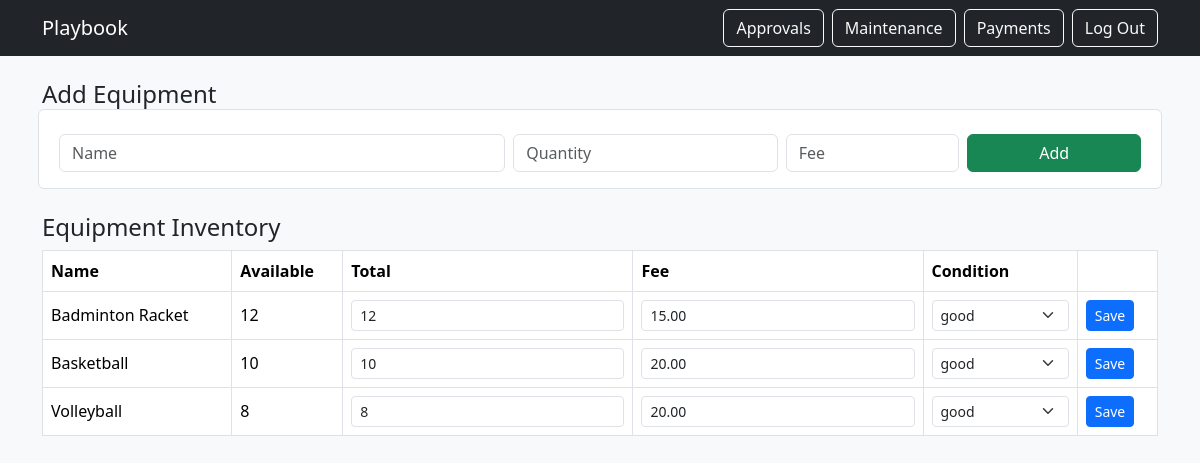
/admin_equipment.php (signed in), run on the app's committed database.
### tables this page shows
CREATE TABLE equipment (
  equipment_id   INT AUTO_INCREMENT PRIMARY KEY,
  equipment_name VARCHAR(100) NOT NULL,
  total_quantity INT NOT NULL DEFAULT 0,
  available_qty  INT NOT NULL DEFAULT 0,
  equipment_condition ENUM('good','fair','damaged') NOT NULL DEFAULT 'good',
  rental_fee     DECIMAL(10,2) NOT NULL DEFAULT 0
);

### admin_equipment.php (the view, shortened to what this page needs)
<?php
include 'auth.php';
$items = $conn->query("SELECT * FROM equipment ORDER BY equipment_name");
?>
<!DOCTYPE html>
<html lang="en">
<head>
  <link href="https://cdn.jsdelivr.net/npm/bootstrap@5.3.3/dist/css/bootstrap.min.css" rel="stylesheet">
</head>
<body class="bg-light">
<nav class="navbar navbar-dark bg-dark mb-4">
  <div class="container">
    <a class="navbar-brand" href="index.php">Playbook</a>
    <div class="d-flex gap-2">
      <a class="btn btn-outline-light" href="admin_approvals.php">Approvals</a>
      <a class="btn btn-outline-light" href="maintenance.php">Maintenance</a>
      <a class="btn btn-outline-light" href="admin_payments.php">Payments</a>
      <a class="btn btn-outline-light" href="logout.php">Log Out</a>
    </div>
  </div>
</nav>
<div class="container">
  <h4>Add Equipment</h4>
  <form method="POST" class="row g-2 bg-white p-3 border rounded mb-4">
    <div class="col-md-5"><input type="text" name="equipment_name" class="form-control" placeholder="Name" required></div>
    <div class="col-md-3"><input type="number" name="total_quantity" class="form-control" placeholder="Quantity" min="0" required></div>
    <div class="col-md-2"><input type="number" step="0.01" name="rental_fee" class="form-control" placeholder="Fee" min="0" required></div>
    <div class="col-md-2"><button class="btn btn-success w-100">Add</button></div>
  </form>
  <h4>Equipment Inventory</h4>
  <table class="table table-bordered bg-white align-middle">
    <thead><tr><th>Name</th><th>Available</th><th>Total</th><th>Fee</th><th>Condition</th><th></th></tr></thead>
    <tbody>
    <?php while ($e = $items->fetch_assoc()): ?>
      <tr>
        <form method="POST">
          <td><?= htmlspecialchars($e['equipment_name']) ?></td>
          <td><?= $e['available_qty'] ?></td>
          <td><input type="number" name="total_quantity" value="<?= $e['total_quantity'] ?>" min="0" class="form-control form-control-sm"></td>
          <td><input type="number" step="0.01" name="rental_fee" value="<?= $e['rental_fee'] ?>" min="0" class="form-control form-control-sm"></td>
          <td>
            <select name="equipment_condition" class="form-select form-select-sm">
              <?php foreach (['good', 'fair', 'damaged'] as $c): ?>
                <option value="<?= $c ?>" <?= $e['equipment_condition'] === $c ? 'selected' : '' ?>><?= $c ?></option>
              <?php endforeach; ?>
            </select>
          </td>
          <td><button class="btn btn-primary btn-sm">Save</button></td>
        </form>
      </tr>
    <?php endwhile; ?>
    </tbody>
  </table>
</div>
</body>
</html>

### data on the page
equipment: equipment_name "Badminton Racket", available_qty "12", total_quantity "12", rental_fee "15.00", equipment_condition "good"
equipment: equipment_name "Basketball", available_qty "10", total_quantity "10", rental_fee "20.00", equipment_condition "good"
equipment: equipment_name "Volleyball", available_qty "8", total_quantity "8", rental_fee "20.00", equipment_condition "good"
